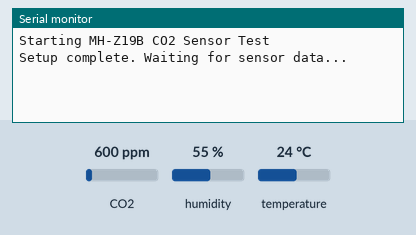
This sketch was run on a simulated Seeed XIAO ESP32-S3. Shown: the last lines printed to the serial monitor. Inputs (shaded band) come from the test bench; at power-on: CO2 600 ppm, humidity 55 %, temperature 24 °C.

Above: at 3.2 s.
3.3 s: CO2 set to 452 ppm
At 6.4 s:
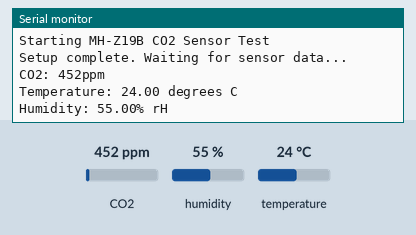
10.1 s: humidity set to 22 %
At 10.19 s:
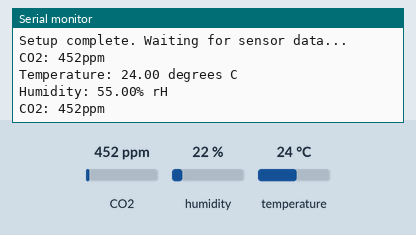
16.9 s: temperature set to 12 °C
At 21.8 s:
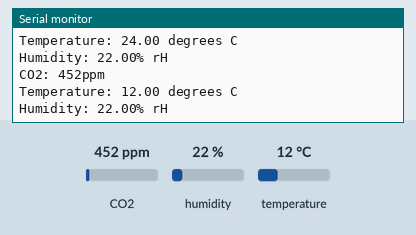

Measured:
- after the input at 3.3 s, the serial monitor: prints a new line after 1.7 s (image 1)
- after the input at 16.9 s, the serial monitor: prints a new line after 3.5 s (image 3)

The sketch:

XIAO_ESP32S3_Sense_with_MH-Z19_AHT21_sensors.ino
```cpp
#include <HardwareSerial.h>
#include <MHZ19.h>
#include <Adafruit_AHTX0.h>

Adafruit_AHTX0 aht;

#define RX_PIN D10  // Was 8 before
#define TX_PIN D9  // Was 9 before

HardwareSerial MySerial1(1);  // Use UART1

MHZ19 myMHZ19;  // Constructor for library

unsigned long getDataTimer = 0;

void setup() {
  Serial.begin(115200);  // Initialize the built-in serial port for debugging
  delay(2000);  // Wait for serial to initialize
  Serial.println("Starting MH-Z19B CO2 Sensor Test");

  MySerial1.begin(9600, SERIAL_8N1, RX_PIN, TX_PIN);  // Initialize UART1
  myMHZ19.begin(MySerial1);  // *Serial(Stream) reference must be passed to library begin().
  myMHZ19.autoCalibration(true);  // Turn auto calibration ON

  Serial.println("Setup complete. Waiting for sensor data...");

  //Checking AHT Sensor
    if (! aht.begin()) {
    Serial.println("Could not find AHT? Check wiring");
    while (1) delay(10);
  }
}

void loop() {
  if (millis() - getDataTimer >= 5000) {
    int CO2 = myMHZ19.getCO2();
    if (CO2 > 0) {
      Serial.print("CO2: ");
      Serial.print(CO2);
      Serial.println("ppm");
    } else {
      Serial.println("Failed to read from MH-Z19B sensor!");
    }

      sensors_event_t humidity, temp;
      aht.getEvent(&humidity, &temp);// populate temp and humidity objects with fresh data
      Serial.print("Temperature: "); Serial.print(temp.temperature); Serial.println(" degrees C");
      Serial.print("Humidity: "); Serial.print(humidity.relative_humidity); Serial.println("% rH");

      Serial.println();

    // delay(5000);
   getDataTimer = millis();
 }
}
```
